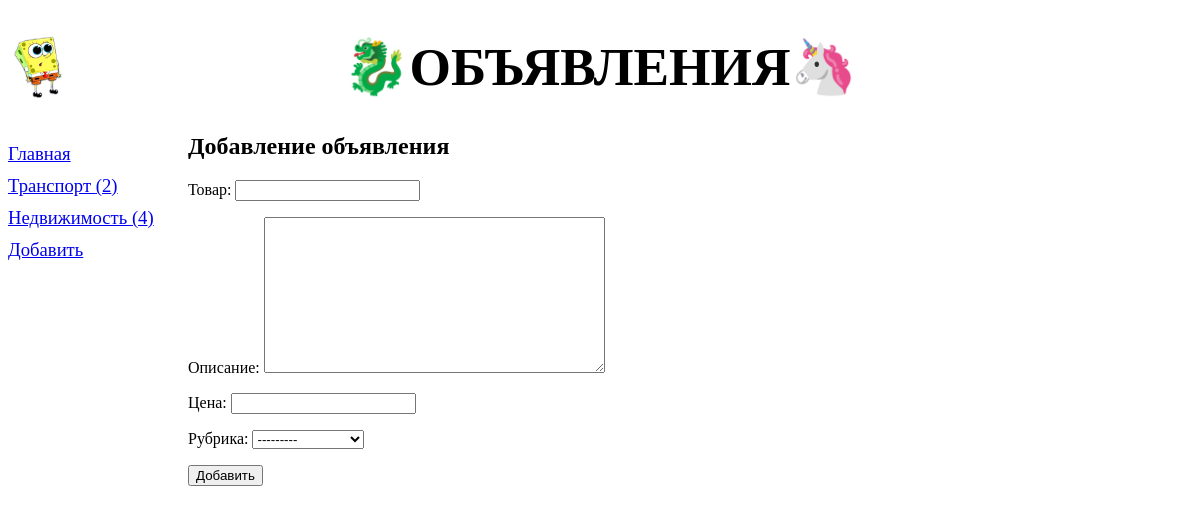
Page /bboard/add/ on the earlier database version.
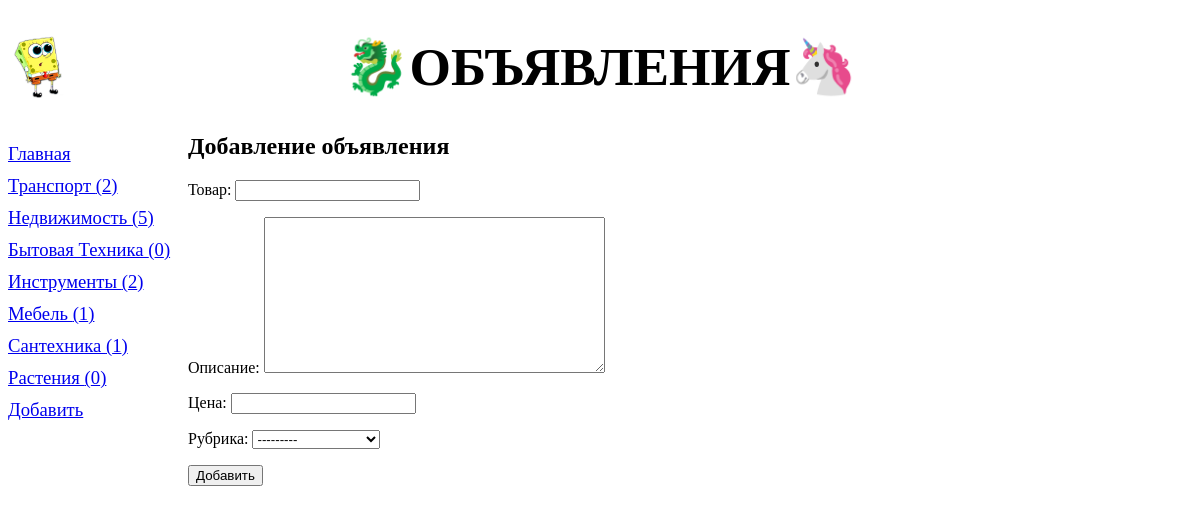
Same page on the later database version.
### bboard/models.py (models this page shows)
class Rubric(models.Model):
    name = models.CharField(max_length=20, db_index=True, verbose_name='Название')
    def __str__(self):
        return self.name
    class Meta:
        verbose_name_plural = "Рубрики"
        verbose_name = "Рубрика"
        ordering = ['name']

### bboard/views.py (the view)
# urls.py: path("add/", add_save, name='add'),
def add_save(request):
    rubrics = Rubric.objects.annotate(Count('bb'))
    if request.method == 'POST':
        bbf = BbForm(request.POST)
        if bbf.is_valid():
            bbf.save()
            return HttpResponseRedirect(reverse('by_rubric', kwargs={'rubric_id': bbf.cleaned_data['rubric'].pk}))
        else:
            context = {'form': bbf, 'rubrics': rubrics}
            return render(request, 'bboard/create.html', context)
    else:
        bbf = BbForm()
        context = {'form': bbf, 'rubrics': rubrics}
        return render(request, 'bboard/create.html', context)

### bboard/forms.py
class BbForm(ModelForm):
    class Meta:
        model = Bb
        fields = ('title', 'content', 'price', 'rubric')

### bboard/templates/bboard/create.html (shortened to what this page needs)
{% extends "layout/basic.html" %}
{% block content %}
    <h2>Добавление объявления</h2>
    <form method="post">
        {{ form.as_p }}
        <input type="submit" value="Добавить">
    </form>
{% endblock %}

### bboard/templates/layout/basic.html (shortened to what this page needs)
{% load static %}
<!DOCTYPE html>
<html>
<head>
    <link rel="stylesheet" type="text/css" href="{% static 'bboard/style.css' %}">
</head>
<body>
    <header><h1>🐉Объявления🦄</h1></header>
    <nav>
        <a href="{% url 'index' %}">Главная</a>
        {% for rubric in rubrics %}
            <a href="{% url 'by_rubric' rubric.pk %}">{{rubric.name}} ({{rubric.bb__count}})</a>
        {% endfor %}
        <a href="{% url 'add' %}">Добавить</a>
    </nav>
    <section>
        {% block content %}
        {% endblock %}
    </section>
</body>
</html>

Differences in the rows shown:
computed for Rubric "Недвижимость": bb__count "4" → "5"
added Rubric: name "Бытовая Техника", bb__count "0"
added Rubric: name "Инструменты", bb__count "2"
added Rubric: name "Мебель", bb__count "1"
added Rubric: name "Сантехника", bb__count "1"
added Rubric: name "Растения", bb__count "0"
